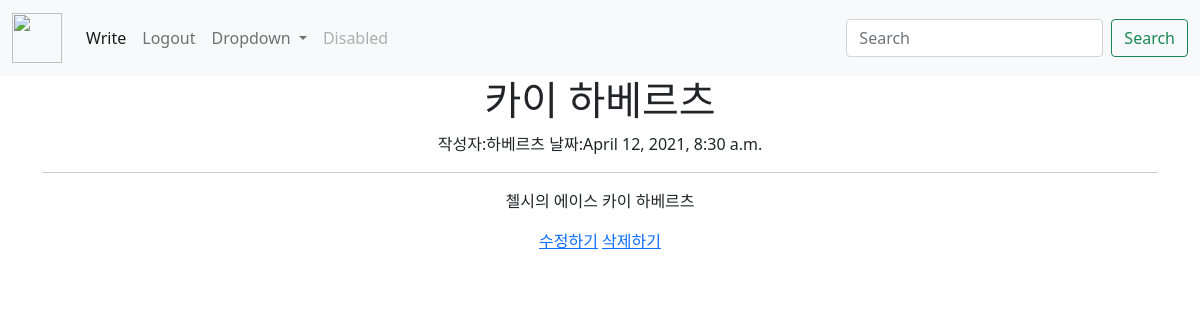
The app's page /blog/9 (signed in) with its own data.
### blog/models.py (models this page shows, shortened)
class Blog(models.Model):
    title = models.CharField(max_length=200)
    writer = models.CharField(max_length=100)
    pub_date = models.DateTimeField()
    body = models.TextField()
    image = models.ImageField(upload_to = "blog/", blank = True, null = True)

### blog/views.py (the view)
# urls.py: path('<str:id>', detail, name="detail"),
def detail(request, id) :
    blog = get_object_or_404(Blog, pk = id)
    return render(request, 'detail.html', {'blog' : blog})

### blog/templates/detail.html (shortened to what this page needs)
{% extends 'basic.html' %}
{% block content %}
    <h1>{{blog.title}}</h1>
    <div>
        작성자:{{blog.writer}}
        날짜:{{blog.pub_date}}
    </div>
    <hr>
    <p>{{blog.body}}</p>
    <a href="{% url 'edit' blog.id%}">수정하기</a>
    <a href="{% url 'delete' blog.id%}">삭제하기</a>
{% endblock %}

### lionproject/templates/basic.html (style rules this page uses)
body { text-align: center; }

### records on screen
Blog: title "카이 하베르츠", writer "하베르츠", pub_date "April 12, 2021, 8:30 a.m.", body "첼시의 에이스 카이 하베르츠"
